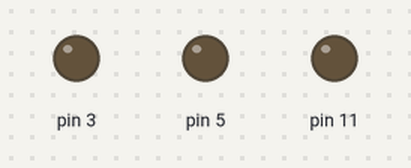
Bench run of a sketch on a simulated Arduino Uno, built with avr-gcc and run on an emulated ATmega328P. Shown: output pins drawn as LEDs (lit = HIGH).

Above: at 0.15 s.
Timing chart, 0 to 1.6 s (numbered marks = the images above):
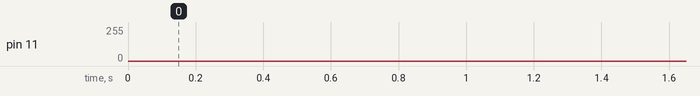

The sketch:

traffic-lights-pwm.ino
```cpp
// C++ code
//
int colorDelay = 3;

void setup()
{
  pinMode(11, OUTPUT);
  pinMode(5, OUTPUT);
  pinMode(3, OUTPUT);
}

void loop()
{
  // green light
  for (int brightness = 0; brightness < 255; brightness ++) {
    analogWrite(11, brightness);
    analogWrite(5, 0);
    analogWrite(3, 0);
    delay(colorDelay);
}

  for (int brightness = 255; brightness > 0; brightness --) {
    analogWrite(11, brightness);
    analogWrite(5, 0);
    analogWrite(3, 0);
    delay(colorDelay);
  }
  // amber light
  for (int brightness = 0; brightness < 255; brightness ++) {
    analogWrite(11, 0);
    analogWrite(5, brightness);
    analogWrite(3, 0);
    delay(colorDelay);
}

  for (int brightness = 255; brightness > 0; brightness --) {
    analogWrite(11, 0);
    analogWrite(5, brightness);
    analogWrite(3, 0);
    delay(colorDelay);
  }
    // red light
  for (int brightness = 0; brightness < 255; brightness ++) {
    analogWrite(11, 0);
    analogWrite(5, 0);
    analogWrite(3, brightness);
    delay(colorDelay);
}

  for (int brightness = 255; brightness > 0; brightness --) {
    analogWrite(11, 0);
    analogWrite(5, 0);
    analogWrite(3, brightness);
    delay(colorDelay);
  }

}
```
